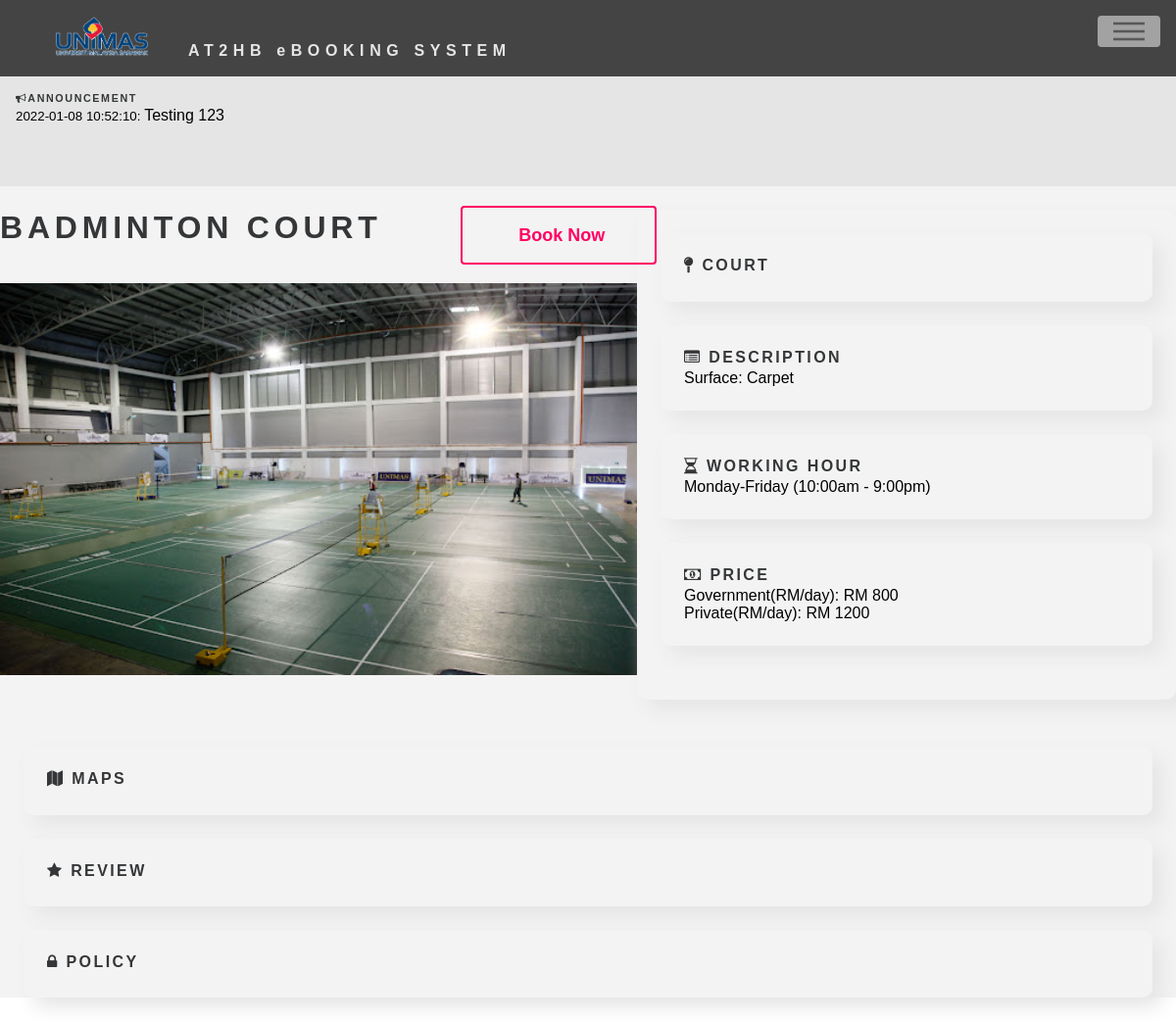
/user/facility_detail.php?FID=1, run on the app's committed database.
### tables this page shows
CREATE TABLE `announcement` (
  `announcement_id` int(11) NOT NULL,
  `announcement_submit` datetime NOT NULL,
  `announcement_detail` varchar(255) NOT NULL
);

CREATE TABLE `facility` (
  `facility_id` int(11) NOT NULL,
  `facility_img` varchar(255) NOT NULL,
  `facility_name` varchar(50) NOT NULL,
  `facility_working_hours` varchar(50) NOT NULL,
  `facility_desc` varchar(100) NOT NULL
);

CREATE TABLE `rental_rate` (
  `rental_id` int(11) NOT NULL,
  `facility_id` int(11) NOT NULL,
  `rental_type` varchar(20) NOT NULL,
  `rental_price` int(11) NOT NULL,
  `rental_unit` varchar(20) NOT NULL
);

### user/_asset/process/dbcontroller.php (called while the page is built, shortened)
<?php
class DBController {
	private $host = "localhost";
	private $user = "root";
	private $password = "";
	private $database = "at2hb_db";
	private $conn;
	function __construct() {
		$this->conn = $this->connectDB();
	}
	function connectDB() {
		$conn = mysqli_connect($this->host,$this->user,$this->password,$this->database);
		return $conn;
	}
	function runQuery($query) {
		$result = mysqli_query($this->conn,$query);
		while($row=mysqli_fetch_assoc($result)) {
			$resultset[] = $row;
		}
		if(!empty($resultset))
			return $resultset;
	}
}
?>

### user/facility_detail.php (the view, shortened to what this page needs)
<?php
    require_once("_asset/process/dbcontroller.php");
    $db_handler = new DBController();
    $conn=$db_handler->connectDB();
    $f_id = $_GET["FID"];
    $sql=mysqli_query($conn,"SELECT facility_name,facility_desc,facility_working_hours FROM facility WHERE facility_id='$f_id'")or die(mysqli_error($conn));
    $row=mysqli_fetch_array($sql);
?>
<html>
<head>
    <link rel="stylesheet" href="_asset/css/facility_detail.css">
</head>
<body>
<?php include "header(user).php";?>
<main>
<div class="announcement">
<h6><i class="fa fa-bullhorn "></i>Announcement</h6>
<?php
    $announcement_array = $db_handler->runQuery("SELECT announcement_submit,announcement_detail FROM announcement ORDER BY announcement_id DESC;");
    if (!empty($announcement_array)) {
        foreach($announcement_array as $key=>$value){
            echo "<small>".$announcement_array[$key]["announcement_submit"].": </small>";
            echo $announcement_array[$key]["announcement_detail"]."<br>";
        }
    }
?>
</div>
<div class="facility">
<div class="f_img">
    <h2><?php echo $row['facility_name']?></h2>
    <?php
        $sql=mysqli_query($conn,"SELECT COUNT(court_id) AS exist FROM court WHERE facility_id='$f_id'")or die(mysqli_error($conn));
        $row2=mysqli_fetch_array($sql);
        if($row2['exist']>=1){
            echo'<button class="book_btn" onclick="bookNow('.$f_id.')" > Book Now </button>';
        }
    ?>
    <br>
    <img src="../img/sport-<?php echo "$f_id"?>-720x480.jpg" alt="<?php echo $row['facility_name']?>">
</div>
<div class="f_detail">
    <div class="f_court">
        <button type="button" class="collapsible">
        <h4><i class="fa fa-map-pin"></i> Court</h4>
        </button>
                <?php
                    $court_array = $db_handler->runQuery("SELECT court_name,court_location FROM court
                    WHERE court.facility_id='$f_id';");
                ?>
    </div>
    <div class="f_desc">
    <h4><i class="fa fa-list-alt"></i> Description</h4>
        <p>
            <?php echo $row['facility_desc']?>
        </p>
    </div>
    <div class="f_time">
        <h4><i class="fa fa-hourglass-2"></i> Working Hour</h4>
        <p>
        <?php
            echo $row['facility_working_hours'];
        ?>
        </p>
    </div>
    <div class="f_price">
        <h4><i class="fa fa-money"></i> Price</h4>
        <p>
        <?php
        $price_array = $db_handler->runQuery("SELECT rental_type,rental_unit,rental_price FROM rental_rate
        WHERE rental_rate.facility_id='$f_id';");
        if (!empty($price_array)) {
            foreach($price_array as $key=>$value){
                echo $price_array[$key]["rental_type"]."(RM/".$price_array[$key]["rental_unit"].")".": RM ".$price_array[$key]["rental_price"]."<br>";
            }
        }
        ?>
        </p>
    </div>
</div>
</div>
<div class="f_map">
    <h4><i class="fa fa-map"></i> Maps</h4>
</div>
<div class="f_review">
    <h4><i class="fa fa-star"></i> Review</h4>
</div>
<div class="f_policy">
    <h4><i class="fa fa-lock"></i> Policy</h4>
</div>
</main>
</body>
</html>

### user/header(user).php (shortened to what this page needs)
<header id="header">
	<div class="inner">
	<a href="index.php" class="logo" >
		<img src="../img/unimas_logo.png"> <span class="title">AT2HB <span class="s">e</span>Booking System</span>
	</a>
	<nav>
		<ul>
			<li><a href="#menu">Menu</a></li>
		</ul>
	</nav>
	</div>
</header>

### user/_asset/css/facility_detail.css (style rules this page uses)
* { margin: 0; padding: 0; font-family: sans-serif,monospace; }
h1,h2,h3,h4,h5,h6 { color: #343638; margin: 0 0 0.2em 0; text-transform: uppercase; letter-spacing: 0.15em; }
h2 { font-size: 2rem; margin-bottom: 20px; font-weight: bold; }
main { background: #f3f3f3; }
.announcement { display: block; background-color: #E5E5E5; height: 5em; padding: 1em; }
.facility { display: flex; flex-direction: row ; align-items: stretch; justify-content: space-around; }
.f_img { margin: 1.5rem 0 1.5rem 0; }
.f_img img { width: 650px; height: 400px; }
.f_detail,.f_time,.f_desc,.f_price,.f_policy,.f_map,.f_review { display: block; margin-top: 1.5rem; margin-bottom: 1.5rem; padding: 1.5em; border-radius: 10px; box-sizing: border-box; background: #f3f3f3; box-shadow: 10px 10px 20px #e5e5e5; }
.f_policy,.f_map,.f_review { margin-left: 1.5rem; margin-right: 1.5rem; }
.collapsible { cursor: pointer; font-size: 1rem; background-color: #f3f3f3; width: 100%; border: none; text-align: left; outline: none; display: block; padding: 1.5em; border-radius: 10px; box-sizing: border-box; box-shadow: 10px 10px 20px #e5e5e5; }
.f_detail { width: 800px; height: 500px; overflow: scroll; }
.f_detail { -ms-overflow-style: none; scrollbar-width: none; }
.book_btn { position: absolute; left: 470px; top: 210px; border: none; border-radius: 4px; display: inline-block; width: 200px; height: 60px; font-size: 18px; font-weight: 800; appearance: none; transition: background-color 0.2s ease-in-out, color 0.2s ease-in-out, box-shadow 0.2s ease-in-out; background-color: transparent; color: #ff0063 !important; box-shadow: inset 0 0 0 2px #ff0063; cursor: pointer; overflow: hidden; padding: 0 1.25em 0 1.6em; text-align: center; }

### user/header(user).php (style rules this page uses)
#header { display:block; padding: 0.8em 0 0.1em 0 ; height: 4em; background-color: #444444; }
#header .logo { display: flex; align-items:flex-end; font-weight: 900; letter-spacing: 0.35em; text-decoration: none; text-transform: uppercase; }
a { -moz-transition: border-bottom-color 0.2s ease, color 0.2s ease; -webkit-transition: border-bottom-color 0.2s ease, color 0.2s ease; -ms-transition: border-bottom-color 0.2s ease, color 0.2s ease; transition: border-bottom-color 0.2s ease, color 0.2s ease; text-decoration: none; color: #585858; border-bottom: dotted 1px rgba(88, 88, 88, 0.5); }
#header .s { text-transform: lowercase; }
#header .title { margin-left: 2em; }
#header .logo img { width: 7em; height: 3em; }
#header a { border:none; color: #E5E5E5; margin-left: 3em; }
#header nav { position: fixed; right: 1em; top: 1em; z-index: 10000; }
#header nav ul { display: -moz-flex; display: -webkit-flex; display: -ms-flex; display: flex; -moz-align-items: center; -webkit-align-items: center; -ms-align-items: center; align-items: center; list-style: none; margin: 0; padding: 0; }
#header nav ul li { display: block; padding: 0; }
#header nav ul li a { display: block; position: relative; height: 2em; line-height: 3em; padding: 0 1.5em; background-color: rgba(255, 255, 255, 0.5); border-radius: 4px; border: 0; font-size: 0.8em; font-weight: 900; letter-spacing: 0.35em; text-transform: uppercase; }
#header nav ul li a[href="#menu"] { -webkit-tap-highlight-color: transparent; width: 4em; text-indent: 4em; font-size: 1em; overflow: hidden; padding: 0; white-space: nowrap; }
#header nav ul li a[href="#menu"]:before, #header nav ul li a[href="#menu"]:after { -moz-transition: opacity 0.2s ease; -webkit-transition: opacity 0.2s ease; -ms-transition: opacity 0.2s ease; transition: opacity 0.2s ease; content: ''; display: block; position: absolute; top: 0; left: 0; width: 100%; height: 100%; background-position: center; background-repeat: no-repeat; background-size: 2em 2em; }
#header nav ul li a[href="#menu"]:before { opacity: 0; }
#header nav ul li a[href="#menu"]:after { opacity: 1; }

### data on the page
announcement: announcement_submit "2022-01-08 10:52:10", announcement_detail "Testing 123"
facility: facility_name "BADMINTON COURT", facility_desc "Surface: Carpet", facility_working_hours "Monday-Friday (10:00am - 9:00pm)"
rental_rate: rental_type "Government", rental_unit "day", rental_price "800"
rental_rate: rental_type "Private", rental_unit "day", rental_price "1200"
